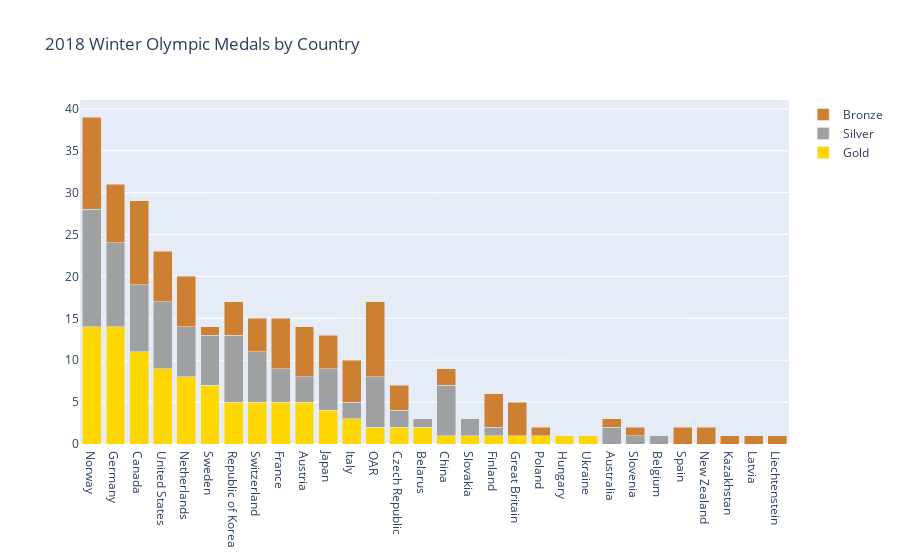

The notebook cell this image was saved under:
### Code cell
# trace 1 - gold medals
trace1 = go.Bar(
    x=df_olympic['NOC'],
    y=df_olympic['Gold'],
    name='Gold',
    marker=dict(color='#FFD700') # set the marker color to gold
)

# trace 2 - silver medals
trace2 = go.Bar(
    x=df_olympic['NOC'],
    y=df_olympic['Silver'],
    name='Silver',
    marker=dict(color='#9EA0A1') # set the marker color to silver
)

# trace 3 - bronze medals
trace3 = go.Bar(
    x=df_olympic['NOC'],
    y=df_olympic['Bronze'],
    name='Bronze',
    marker=dict(color='#CD7F32') # set the marker color to bronze
)

# create the data
data = [trace1, trace2, trace3]

# create the layout
layout = go.Layout(
    title='2018 Winter Olympic Medals by Country',
    barmode='stack' # stack the bars
)

# create the figure
fig = go.Figure(data=data, layout=layout)
fig.show()

### Figure 1 — Plotly figure (JSON) as saved in the notebook; plotly's stock layout.template omitted (floating-point values rounded to 4 significant figures)
{"data": [{"marker": {"color": "#FFD700"}, "name": "Gold", "type": "bar", "x": ["Norway", "Germany", "Canada", "United States", "Netherlands", "Sweden", "Republic of Korea", "Switzerland", "France", "Austria", "Japan", "Italy", "OAR", "Czech Republic", "Belarus", "China", "Slovakia", "Finland", "Great Britain", "Poland", "Hungary", "Ukraine", "Australia", "Slovenia", "Belgium", "Spain", "New Zealand", "Kazakhstan", "Latvia", "Liechtenstein"], "y": [14, 14, 11, 9, 8, 7, 5, 5, 5, 5, 4, 3, 2, 2, 2, 1, 1, 1, 1, 1, 1, 1, 0, 0, 0, 0, 0, 0, 0, 0]}, {"marker": {"color": "#9EA0A1"}, "name": "Silver", "type": "bar", "x": ["Norway", "Germany", "Canada", "United States", "Netherlands", "Sweden", "Republic of Korea", "Switzerland", "France", "Austria", "Japan", "Italy", "OAR", "Czech Republic", "Belarus", "China", "Slovakia", "Finland", "Great Britain", "Poland", "Hungary", "Ukraine", "Australia", "Slovenia", "Belgium", "Spain", "New Zealand", "Kazakhstan", "Latvia", "Liechtenstein"], "y": [14, 10, 8, 8, 6, 6, 8, 6, 4, 3, 5, 2, 6, 2, 1, 6, 2, 1, 0, 0, 0, 0, 2, 1, 1, 0, 0, 0, 0, 0]}, {"marker": {"color": "#CD7F32"}, "name": "Bronze", "type": "bar", "x": ["Norway", "Germany", "Canada", "United States", "Netherlands", "Sweden", "Republic of Korea", "Switzerland", "France", "Austria", "Japan", "Italy", "OAR", "Czech Republic", "Belarus", "China", "Slovakia", "Finland", "Great Britain", "Poland", "Hungary", "Ukraine", "Australia", "Slovenia", "Belgium", "Spain", "New Zealand", "Kazakhstan", "Latvia", "Liechtenstein"], "y": [11, 7, 10, 6, 6, 1, 4, 4, 6, 6, 4, 5, 9, 3, 0, 2, 0, 4, 4, 1, 0, 0, 1, 1, 0, 2, 2, 1, 1, 1]}], "layout": {"barmode": "stack", "title": {"text": "2018 Winter Olympic Medals by Country"}}}
